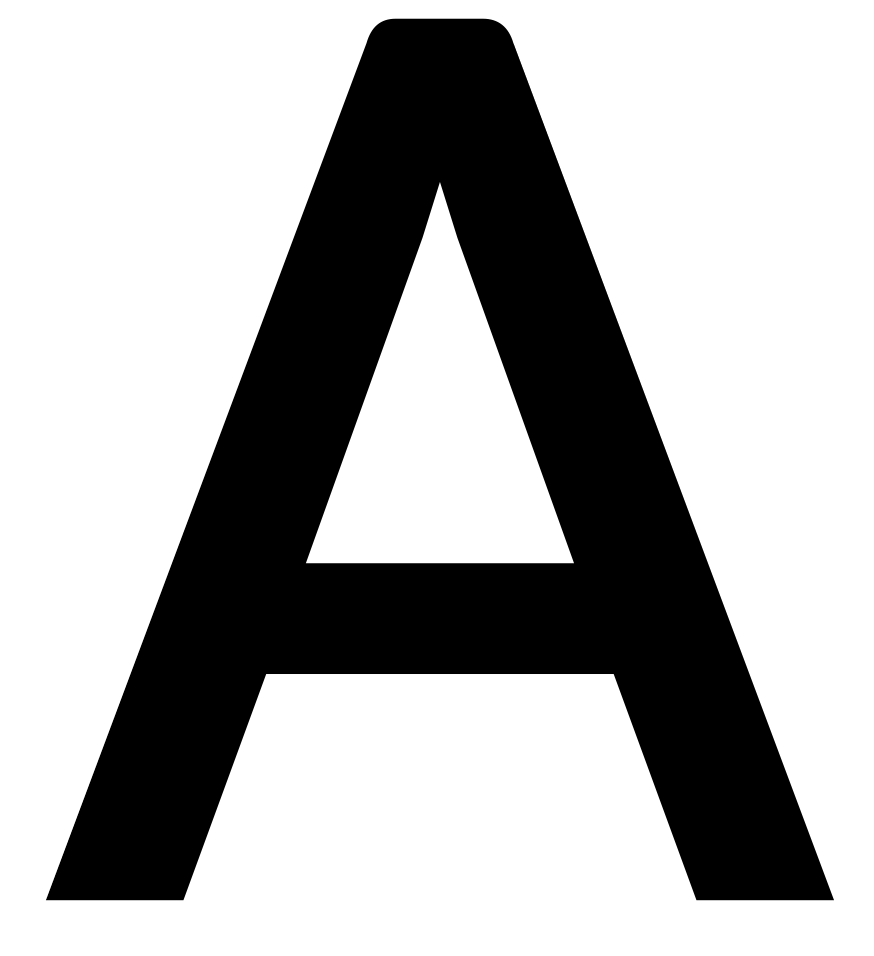
#> input picture image_detecting/template_A.png, 874 x 956 px, found by its file name
$ python feature_tracking_A.py
#> lines starting #> are read from the running program, lines starting #| are printed output that depends on the picture; after the words box and inside, x2 and y2 are one past the last pixel; in counts of white or black regions, pixels touching at a corner belong together
import cv2
import numpy as np
import sys
import os

sys.path.append(os.path.dirname(os.path.abspath(os.path.dirname(__file__))))
import utils

cap = cv2.VideoCapture(1)

target = cv2.imread(
    "/Users/hyeokbeom/Desktop/graduation_work/image_detecting/template_A.png",
    cv2.IMREAD_GRAYSCALE,
)
#> target is the input picture: shape (956, 874); min 0, max 255, mean 176.8
# target=cv2.resize(target,(200,200))

orb = cv2.ORB_create()

target_key, target_desc = orb.detectAndCompute(target, None)
#> target_key = 135 keypoints; strongest (x, y, size): (267, 674, 31), (612, 674, 31), (48, 899, 37.2), (830, 899, 37.2)
target_draw = cv2.drawKeypoints(
    target, target_key, None, flags=cv2.DRAW_MATCHES_FLAGS_DRAW_RICH_KEYPOINTS
)
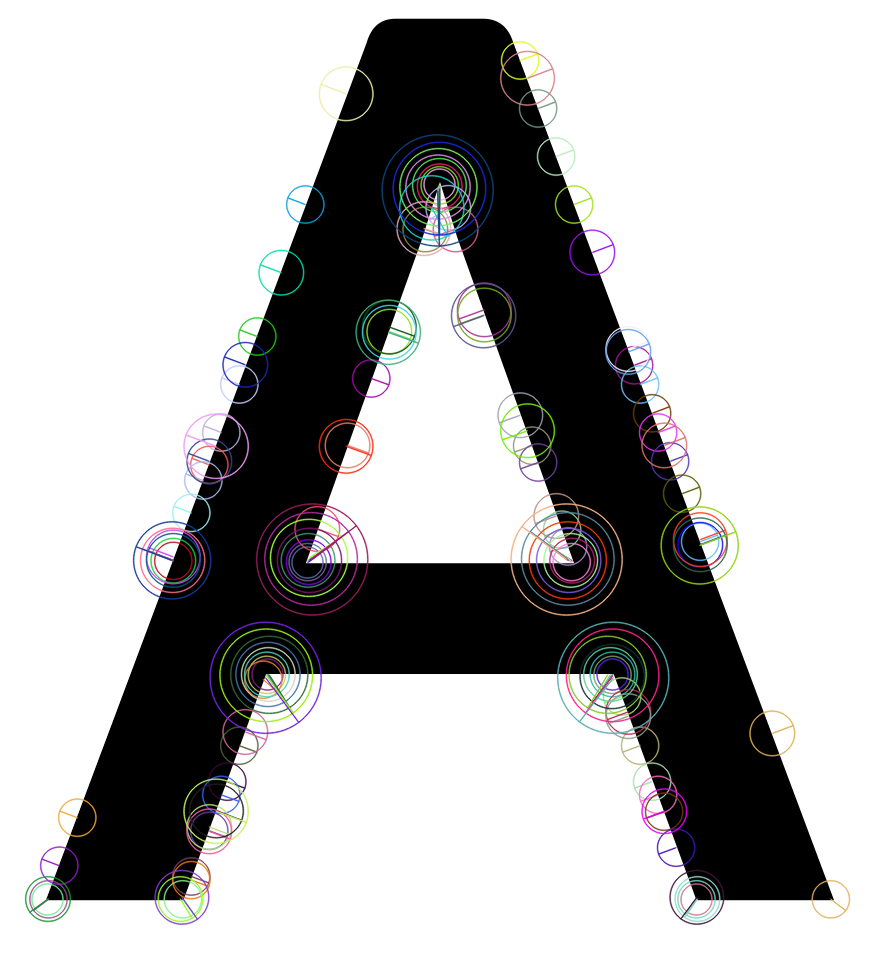
#> target_draw: shape (956, 874, 3); mean of channels 0, 1, 2 177.2, 177.1, 177.4; drawn as B, G, R

while cap.isOpened():
    _, img = cap.read()
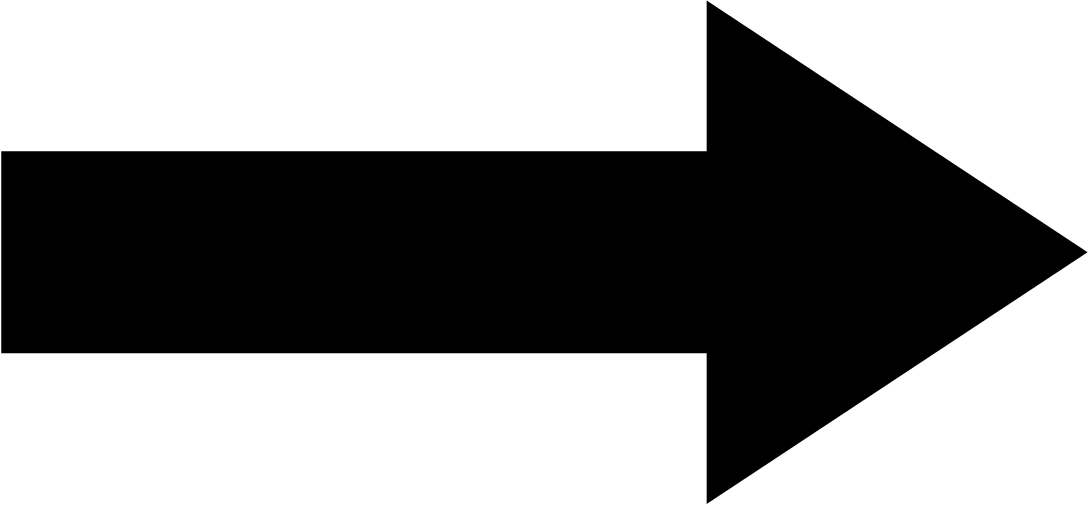
#> input picture image_detecting/trials/template_arrow.jpg, 3267 x 1517 px, given in place of the camera (shown at 1/3 size)
#> img is the input picture: shape (1517, 3267, 3); min 0, max 255, mean 144.6

    img_gray = cv2.cvtColor(img, cv2.COLOR_BGR2GRAY)
    _, img_bin = cv2.threshold(
        img_gray, -1, 255, cv2.THRESH_BINARY_INV | cv2.THRESH_OTSU
    )
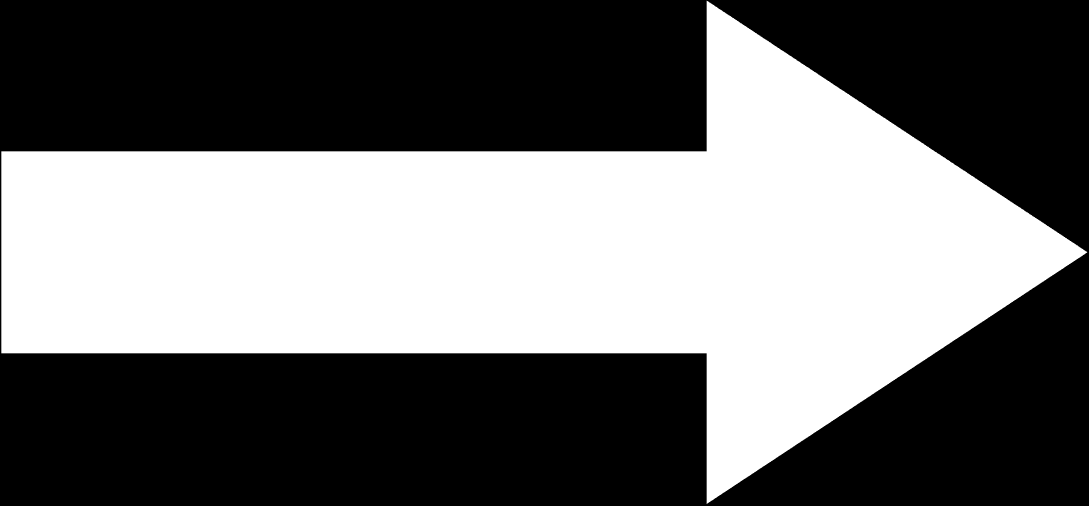
#> img_bin: shape (1517, 3267) (shown at 1/3 size); 43.3% white; 1 white region, box (x1, y1, x2, y2) and area: (4, 2, 3262, 1512) 2145242

    img_key, img_desc = orb.detectAndCompute(img_bin, None)
#> img_key = 122 keypoints; strongest (x, y, size): (2118, 1061, 37.2), (2117, 451, 53.6), (2118, 452, 37.2), (2114, 1063, 92.6)

    matcher = cv2.BFMatcher(cv2.NORM_HAMMING2)
    matches = matcher.knnMatch(img_desc, target_desc, 2)
#> matches = 122 matches

    ratio = 0.75
    good_matches = [
        first for first, second in matches if first.distance < (second.distance * ratio)
    ]
#> good_matches = 2 matches

    res = cv2.drawMatches(
        img,
        img_key,
        target,
        target_key,
        good_matches,
        None,
        flags=cv2.DRAW_MATCHES_FLAGS_NOT_DRAW_SINGLE_POINTS,
    )
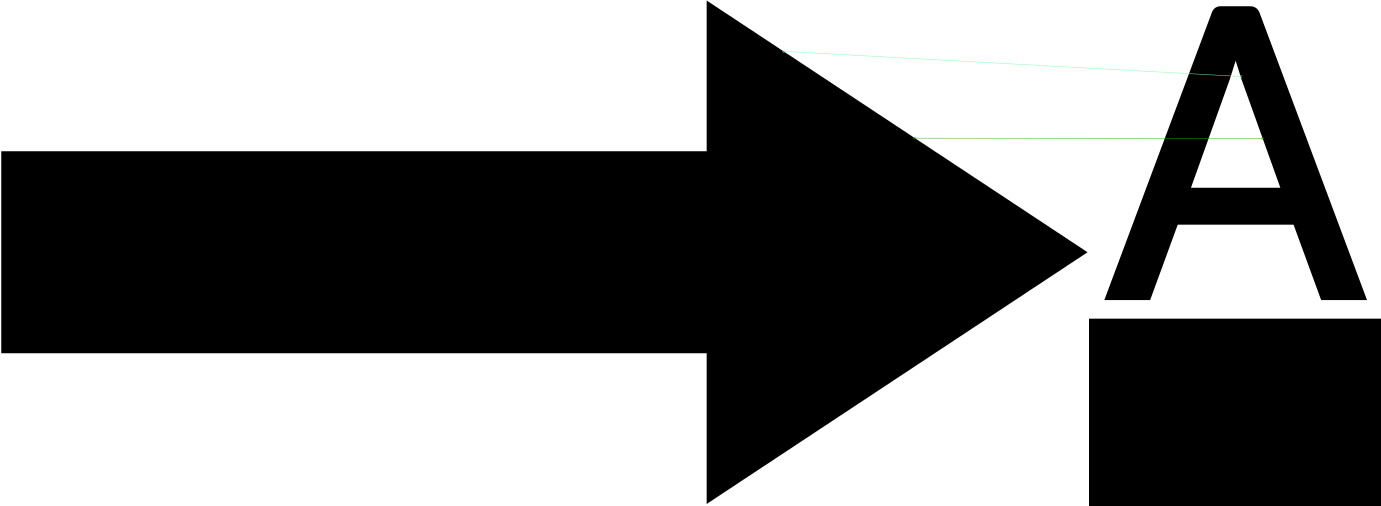
#> res: shape (1517, 4141, 3) (shown at 1/3 size); mean B, G, R 137.5, 137.6, 137.5

    cv2.imshow("result", res)
    cv2.imshow("A", target_draw)
    if cv2.waitKey(1) & 0xFF == ord("q"):
#> (key q is pressed here)
        break

cap.release()
cv2.destroyAllWindows()
